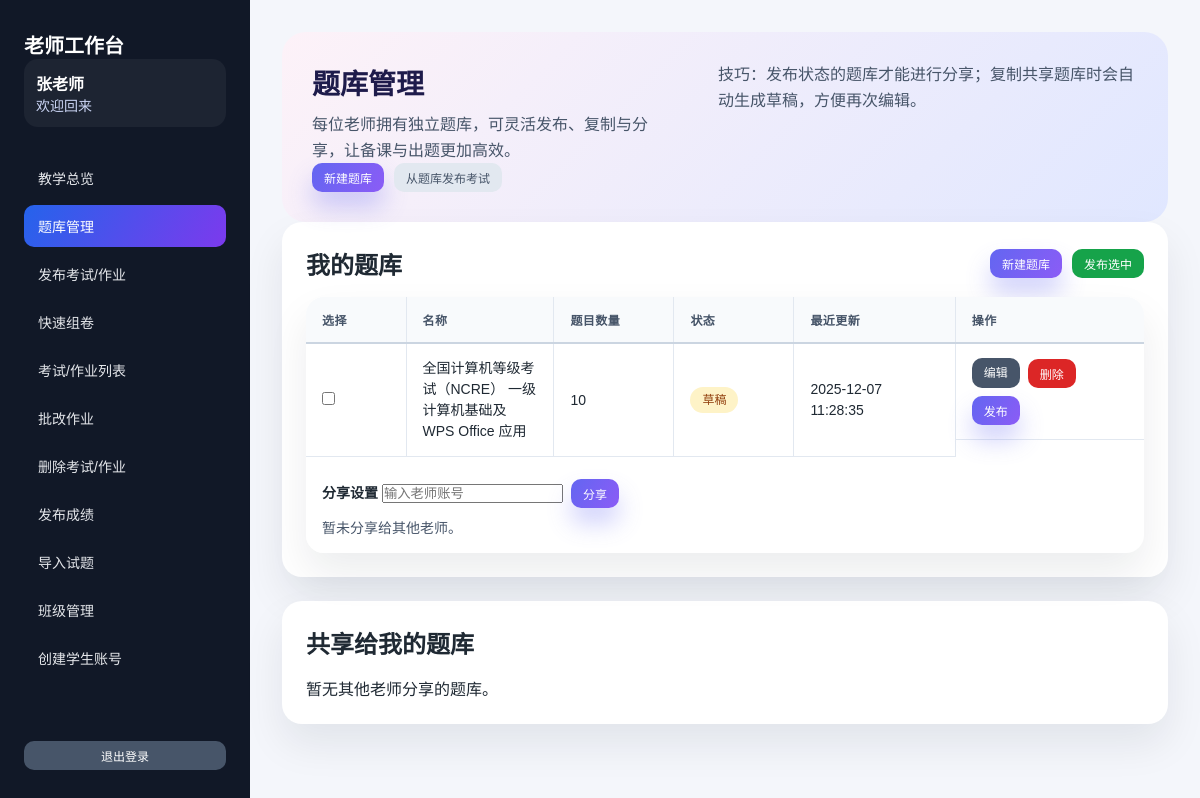
The page /teacher/question_bank.php (signed in) on the database its author committed.
### tables this page shows
CREATE TABLE `users` (
  `id` int(11) NOT NULL AUTO_INCREMENT,
  `username` varchar(50) NOT NULL,
  `password` varchar(255) NOT NULL,
  `name` varchar(50) NOT NULL,
  `role` enum('admin','teacher','student') NOT NULL DEFAULT 'student',
  `class_id` int(11) DEFAULT NULL COMMENT '班级ID，学生所属班级',
  `teacher_id` int(11) DEFAULT NULL COMMENT '创建该学生的老师ID',
  `created_by` int(11) DEFAULT NULL COMMENT '创建者ID',
  `created_at` datetime DEFAULT CURRENT_TIMESTAMP,
  PRIMARY KEY (`id`),
  UNIQUE KEY `username` (`username`),
  KEY `teacher_id` (`teacher_id`),
  KEY `created_by` (`created_by`),
  CONSTRAINT `users_ibfk_1` FOREIGN KEY (`teacher_id`) REFERENCES `users` (`id`) ON DELETE SET NULL,
  CONSTRAINT `users_ibfk_2` FOREIGN KEY (`created_by`) REFERENCES `users` (`id`) ON DELETE SET NULL
);

CREATE TABLE `question_banks` (
  `id` int(11) NOT NULL AUTO_INCREMENT,
  `teacher_id` int(11) NOT NULL COMMENT '题库所属老师',
  `name` varchar(200) NOT NULL COMMENT '题库名称',
  `description` text COMMENT '题库说明',
  `status` enum('draft','published') NOT NULL DEFAULT 'draft' COMMENT '发布状态',
  `created_at` datetime DEFAULT CURRENT_TIMESTAMP,
  `updated_at` datetime DEFAULT CURRENT_TIMESTAMP ON UPDATE CURRENT_TIMESTAMP,
  PRIMARY KEY (`id`),
  KEY `teacher_id` (`teacher_id`),
  CONSTRAINT `question_banks_ibfk_1` FOREIGN KEY (`teacher_id`) REFERENCES `users` (`id`) ON DELETE CASCADE
);

### config.php (called while the page is built, shortened)
<?php
function getDB() {
    static $pdo = null;
    if ($pdo === null) {
        try {
            $dsn = "mysql:host=" . DB_HOST . ";dbname=" . DB_NAME . ";charset=" . DB_CHARSET;
            $pdo = new PDO($dsn, DB_USER, DB_PASS);
            $pdo->setAttribute(PDO::ATTR_ERRMODE, PDO::ERRMODE_EXCEPTION);
            $pdo->setAttribute(PDO::ATTR_DEFAULT_FETCH_MODE, PDO::FETCH_ASSOC);
        } catch(PDOException $e) {
            die("数据库连接失败: " . $e->getMessage());
        }
    }
    return $pdo;
}
function getCurrentUser() {
    $pdo = getDB();
    $stmt = $pdo->prepare("SELECT * FROM users WHERE id = ?");
    $stmt->execute([$_SESSION['user_id']]);
    return $stmt->fetch();
}
?>

### teacher/question_bank.php (the view, shortened to what this page needs)
<?php
require_once '../config.php';
require_once 'teacher_sidebar.php';
$pdo = getDB();
$teacherId = $_SESSION['user_id'];
$user = getCurrentUser();
$stmt = $pdo->prepare("
    SELECT qb.*, COUNT(qbq.id) AS question_count
    FROM question_banks qb
    LEFT JOIN question_bank_questions qbq ON qb.id = qbq.bank_id
    WHERE qb.teacher_id = ?
    GROUP BY qb.id
    ORDER BY qb.updated_at DESC
");
$stmt->execute([$teacherId]);
$myBanks = $stmt->fetchAll();
$stmt = $pdo->prepare("
    SELECT qb.*, u.name AS owner_name, COUNT(qbq.id) AS question_count
    FROM question_banks qb
    INNER JOIN question_bank_shares qbs ON qb.id = qbs.bank_id
    INNER JOIN users u ON qb.teacher_id = u.id
    LEFT JOIN question_bank_questions qbq ON qb.id = qbq.bank_id
    WHERE qbs.target_teacher_id = ?
    GROUP BY qb.id, u.name
    ORDER BY qb.updated_at DESC
");
$stmt->execute([$teacherId]);
$sharedBanks = $stmt->fetchAll();
$shareMap = [];
?>
<!DOCTYPE html>
<html lang="zh-CN">
<head>
    <link rel="stylesheet" href="../style.css">
</head>
<body>
    <div class="app-shell">
        <?php renderTeacherSidebar('question_bank', $user); ?>
        <main class="app-content">
            <section class="page-hero">
                <div>
                    <h1>题库管理</h1>
                    <p>每位老师拥有独立题库，可灵活发布、复制与分享，让备课与出题更加高效。</p>
                    <div class="hero-actions">
                        <a href="question_bank_edit.php" class="btn btn-primary btn-small">新建题库</a>
                        <a href="create_exam.php" class="btn btn-muted btn-small">从题库发布考试</a>
                    </div>
                </div>
                <div>
                    <p>技巧：发布状态的题库才能进行分享；复制共享题库时会自动生成草稿，方便再次编辑。</p>
                </div>
            </section>
            <div class="card">
                <div class="section-title">
                    <h2>我的题库</h2>
                    <div style="display:flex; gap:10px; align-items:center;">
                        <a href="question_bank_edit.php" class="btn btn-primary btn-small">新建题库</a>
                        <?php if (!empty($myBanks)): ?>
                            <form method="POST" id="bulkPublishForm">
                                <button type="submit" class="btn btn-success btn-small" id="bulkPublishButton" disabled>发布选中</button>
                            </form>
                        <?php endif; ?>
                    </div>
                </div>
                <?php if (empty($myBanks)): ?>
                    <p>暂未创建题库，点击“新建题库”开始创建。</p>
                <?php else: ?>
                    <div class="table-wrapper">
                        <table>
                            <thead>
                                <tr>
                                    <th style="width:40px;">选择</th>
                                    <th>名称</th>
                                    <th>题目数量</th>
                                    <th>状态</th>
                                    <th>最近更新</th>
                                    <th>操作</th>
                                </tr>
                            </thead>
                            <tbody>
                                <?php foreach ($myBanks as $bank): ?>
                                    <tr>
                                        <td>
                                            <input type="checkbox" name="bank_ids[]" value="<?php echo $bank['id']; ?>" form="bulkPublishForm" class="bank-checkbox">
                                        </td>
                                        <td><?php echo htmlspecialchars($bank['name']); ?></td>
                                        <td><?php echo intval($bank['question_count']); ?></td>
                                        <td>
                                            <?php if ($bank['status'] === 'published'): ?>
                                                <span class="tag tag-published">已发布</span>
                                            <?php else: ?>
                                                <span class="tag tag-draft">草稿</span>
                                            <?php endif; ?>
                                        </td>
                                        <td><?php echo htmlspecialchars($bank['updated_at']); ?></td>
                                        <td class="table-actions">
                                            <a href="question_bank_edit.php?id=<?php echo $bank['id']; ?>" class="btn btn-secondary btn-small">编辑</a>
                                            <form method="POST" onsubmit="return confirm('确认删除该题库及题目？');">
                                                <button type="submit" class="btn btn-danger btn-small">删除</button>
                                            </form>
                                            <?php if ($bank['status'] === 'draft'): ?>
                                                <form method="POST">
                                                    <button type="submit" class="btn btn-primary btn-small">发布</button>
                                                </form>
                                            <?php endif; ?>
                                        </td>
                                    </tr>
                                    <tr>
                                        <td colspan="5">
                                            <strong>分享设置</strong>
                                            <form method="POST" class="inline-form" style="margin-top:8px;">
                                                <input type="text" name="target_teacher_username" placeholder="输入老师账号" required>
                                                <button type="submit" class="btn btn-primary btn-small">分享</button>
                                            </form>
                                            <?php if (!empty($shareMap[$bank['id']])): ?>
                                                <div class="share-list">
                                                    已分享给：
                                                    <?php foreach ($shareMap[$bank['id']] as $share): ?>
                                                        <span class="tag tag-draft">
                                                            <?php echo htmlspecialchars($share['teacher_name']); ?>
                                                        </span>
                                                        <form method="POST" class="inline-form">
                                                            <input type="hidden" name="action" value="unshare">
                                                            <input type="hidden" name="bank_id" value="<?php echo $bank['id']; ?>">
                                                            <input type="hidden" name="target_teacher_id" value="<?php echo $share['target_teacher_id']; ?>">
                                                            <button type="submit" class="btn btn-danger btn-small">取消</button>
                                                        </form>
                                                    <?php endforeach; ?>
                                                </div>
                                            <?php else: ?>
                                                <div class="share-list">暂未分享给其他老师。</div>
                                            <?php endif; ?>
                                        </td>
                                    </tr>
                                <?php endforeach; ?>
                            </tbody>
                        </table>
                    </div>
                <?php endif; ?>
            </div>
            <div class="card" style="margin-top:20px;">
                <div class="section-title">
                    <h2>共享给我的题库</h2>
                </div>
                <?php if (empty($sharedBanks)): ?>
                    <p>暂无其他老师分享的题库。</p>
                <?php endif; ?>
            </div>
        </main>
    </div>
</body>
</html>

### teacher/teacher_sidebar.php (shortened to what this page needs)
<?php
function renderTeacherSidebar($activeKey = 'dashboard', $user = null) {
    $menu = [
        'dashboard' => ['label' => '教学总览', 'href' => 'index.php'],
        'question_bank' => ['label' => '题库管理', 'href' => 'question_bank.php'],
        'create_exam' => ['label' => '发布考试/作业', 'href' => 'create_exam.php'],
        'quick_generate' => ['label' => '快速组卷', 'href' => 'quick_generate_exam.php'],
        'exam_list' => ['label' => '考试/作业列表', 'href' => 'exam_list.php'],
        'grade' => ['label' => '批改作业', 'href' => 'grade_exam.php'],
        'delete' => ['label' => '删除考试/作业', 'href' => 'delete_exam.php'],
        'publish_score' => ['label' => '发布成绩', 'href' => 'publish_score.php'],
        'import' => ['label' => '导入试题', 'href' => 'import_exam.php'],
        'classes' => ['label' => '班级管理', 'href' => 'manage_classes.php'],
        'students' => ['label' => '创建学生账号', 'href' => 'create_student.php'],
    ];
    $userName = $user ? htmlspecialchars($user['name']) : '老师';
    ?>
    <aside class="app-sidebar" id="app-sidebar">
        <div>
            <div class="sidebar-brand">老师工作台</div>
            <div class="sidebar-user">
                <strong><?php echo $userName; ?></strong>
                <span>欢迎回来</span>
            </div>
        </div>
        <nav class="sidebar-menu">
            <?php foreach ($menu as $key => $item): ?>
                <a href="<?php echo $item['href']; ?>" class="<?php echo $key === $activeKey ? 'active' : ''; ?>" onclick="closeMobileMenu()">
                    <?php echo htmlspecialchars($item['label']); ?>
                </a>
            <?php endforeach; ?>
        </nav>
        <a href="logout.php" class="btn btn-secondary btn-small" onclick="closeMobileMenu()">退出登录</a>
    </aside>
    <?php
}

### style.css (style rules this page uses)
* { margin: 0; padding: 0; box-sizing: border-box; }
body { font-family: 'Microsoft YaHei', Arial, sans-serif; background: #f4f6fb; min-height: 100vh; color: #1f2933; }
.app-shell { display: flex; min-height: 100vh; }
.app-sidebar { width: 250px; background: #111827; color: white; display: flex; flex-direction: column; padding: 30px 24px; gap: 30px; }
.sidebar-brand { font-size: 20px; font-weight: 600; }
.sidebar-user { background: rgba(255,255,255,0.05); border-radius: 14px; padding: 12px; }
.sidebar-user span { display: block; font-size: 14px; color: #cbd5f5; }
.sidebar-menu { display: flex; flex-direction: column; gap: 6px; flex: 1; }
.sidebar-menu a { color: #e5e7eb; padding: 11px 14px; border-radius: 10px; text-decoration: none; transition: background 0.2s, transform 0.2s; font-size: 14px; }
.sidebar-menu a.active { background: linear-gradient(120deg, #2563eb, #7c3aed); color: #fff; }
.app-content { flex: 1; padding: 32px; }
.page-hero { background: linear-gradient(135deg, #fdf2f8, #e0e7ff); border-radius: 24px; padding: 30px; display: flex; justify-content: space-between; gap: 40px; align-items: flex-start; }
.page-hero h1 { font-size: 28px; color: #1e1b4b; margin-bottom: 10px; }
.page-hero p { color: #475569; line-height: 1.6; }
.hero-actions { display: flex; gap: 10px; flex-wrap: wrap; }
.btn { padding: 10px 20px; border: none; border-radius: 10px; cursor: pointer; font-size: 14px; transition: all 0.3s; text-decoration: none; display: inline-block; text-align: center; font-weight: 500; }
.btn-primary { background: linear-gradient(120deg, #6366f1, #8b5cf6); color: white; box-shadow: 0 15px 25px rgba(99, 102, 241, 0.3); }
.btn-success { background: #16a34a; color: white; }
.btn-danger { background: #dc2626; color: white; }
.btn-secondary { background: #475569; color: white; }
.btn-muted { background: #e2e8f0; color: #475569; }
.btn-small { padding: 6px 12px; font-size: 12px; }
.card { background: white; border-radius: 20px; padding: 24px; margin-bottom: 24px; box-shadow: 0 20px 40px rgba(15, 23, 42, 0.08); }
.section-title { display: flex; align-items: center; justify-content: space-between; margin-bottom: 16px; }
.table-wrapper { background: white; border-radius: 18px; box-shadow: 0 20px 40px rgba(15, 23, 42, 0.08); overflow: hidden; position: relative; }
table { width: 100%; border-collapse: collapse; border-spacing: 0; table-layout: auto; }
table th, table td { padding: 14px 16px; border-right: 1px solid #e2e8f0; border-bottom: 1px solid #e2e8f0; text-align: left; vertical-align: middle; box-sizing: border-box; margin: 0; }
table th:last-child, table td:last-child { border-right: none; }
table tr:last-child td { border-bottom: none; }
table th { background: #f8fafc; font-size: 12px; letter-spacing: 0.04em; color: #475569; text-transform: uppercase; font-weight: 600; white-space: nowrap; border-bottom: 2px solid #cbd5e1; }
table td { word-break: break-word; font-size: 14px; line-height: 1.5; background: white; }
table th:nth-child(1), table td:nth-child(1) { min-width: 100px; max-width: 150px; }
table th:nth-child(2), table td:nth-child(2) { min-width: 100px; max-width: 150px; }
table th:nth-child(3), table td:nth-child(3) { min-width: 120px; max-width: 180px; text-align: left; }
table th:nth-child(4), table td:nth-child(4) { min-width: 120px; max-width: 180px; text-align: left; }
table th:nth-child(5), table td:nth-child(5) { min-width: 150px; max-width: 200px; text-align: left; }
table th:last-child, table td:last-child { min-width: 100px; white-space: nowrap; text-align: left; }
.table-actions { display: flex; gap: 8px; flex-wrap: wrap; align-items: center; justify-content: flex-start; }
.table-actions form { display: inline-flex; margin: 0; }
.table-actions .btn { white-space: nowrap; }
.tag { display: inline-flex; align-items: center; gap: 4px; padding: 4px 12px; border-radius: 999px; font-size: 12px; background: #e2e8f0; color: #475569; }
.tag-draft { background: #fef3c7; color: #92400e; }
.share-list { margin-top: 10px; display: flex; gap: 10px; flex-wrap: wrap; align-items: center; color: #475569; }
.inline-form { display: inline-flex; align-items: center; gap: 8px; flex-wrap: wrap; }

### rows shown on the page
users: name "张老师"
question_banks: name "全国计算机等级考试（NCRE） 一级计算机基础及 WPS Office 应用", question_count "10", status "草稿", updated_at "2025-12-07 11:28:35", shows "暂未分享给其他老师。"

### other values the page prints
$item['label'] "教学总览"
$item['label'] "题库管理"
$item['label'] "发布考试/作业"
$item['label'] "快速组卷"
$item['label'] "考试/作业列表"
$item['label'] "批改作业"
$item['label'] "删除考试/作业"
$item['label'] "发布成绩"
$item['label'] "导入试题"
$item['label'] "班级管理"
$item['label'] "创建学生账号"
